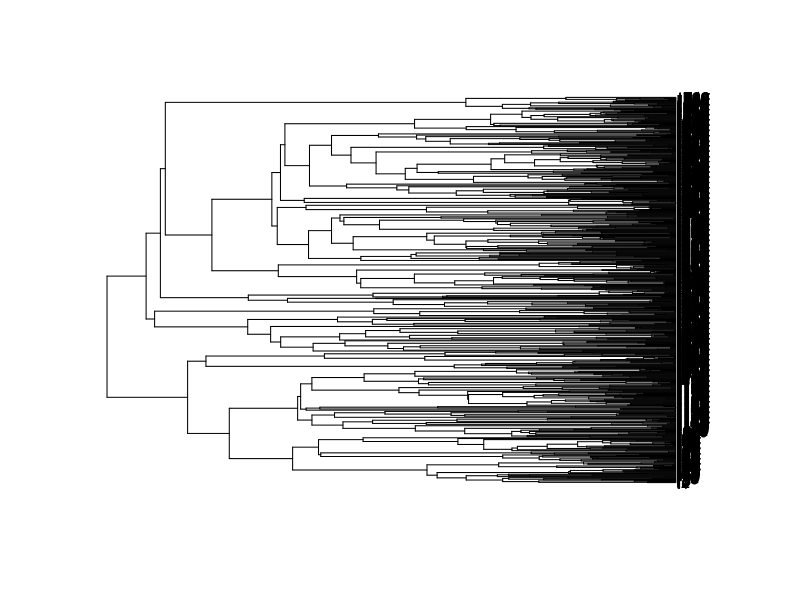
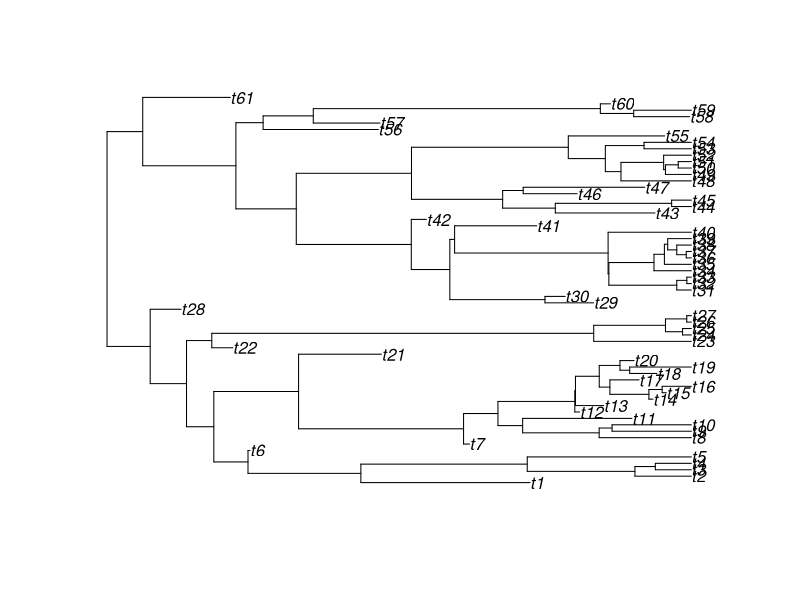
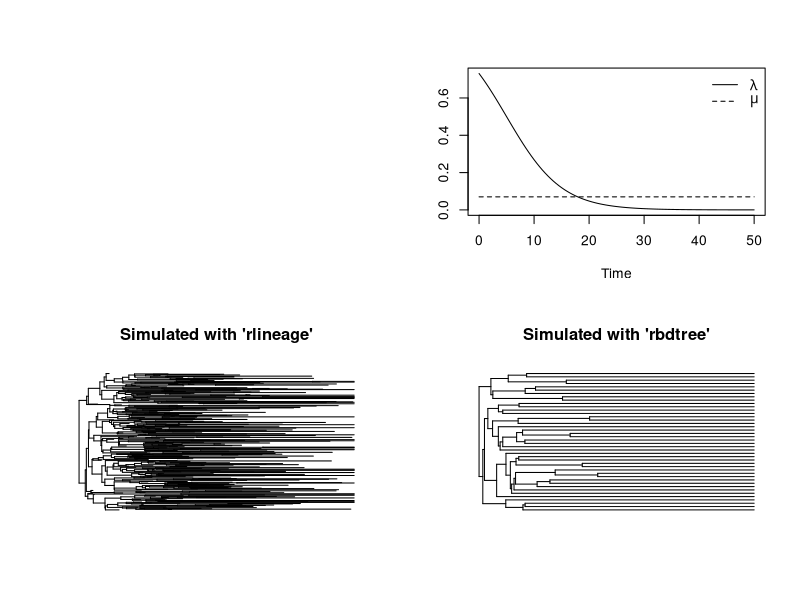

Write the R code that produced these figures, in order.
library(ape)


### Name: rlineage
### Title: Tree Simulation Under the Time-Dependent Birth-Death Models
### Aliases: rlineage rbdtree rphylo drop.fossil
### Keywords: datagen

### ** Examples

set.seed(10)
plot(rlineage(0.1, 0)) # Yule process with lambda = 0.1
plot(rlineage(0.1, 0.05)) # simple birth-death process
b <- function(t) 1/(1 + exp(0.2*t - 1)) # logistic
layout(matrix(0:3, 2, byrow = TRUE))
curve(b, 0, 50, xlab = "Time", ylab = "")
mu <- 0.07
segments(0, mu, 50, mu, lty = 2)
legend("topright", c(expression(lambda), expression(mu)),
       lty = 1:2, bty = "n")
plot(rlineage(b, mu), show.tip.label = FALSE)
title("Simulated with 'rlineage'")
plot(rbdtree(b, mu), show.tip.label = FALSE)
title("Simulated with 'rbdtree'")
